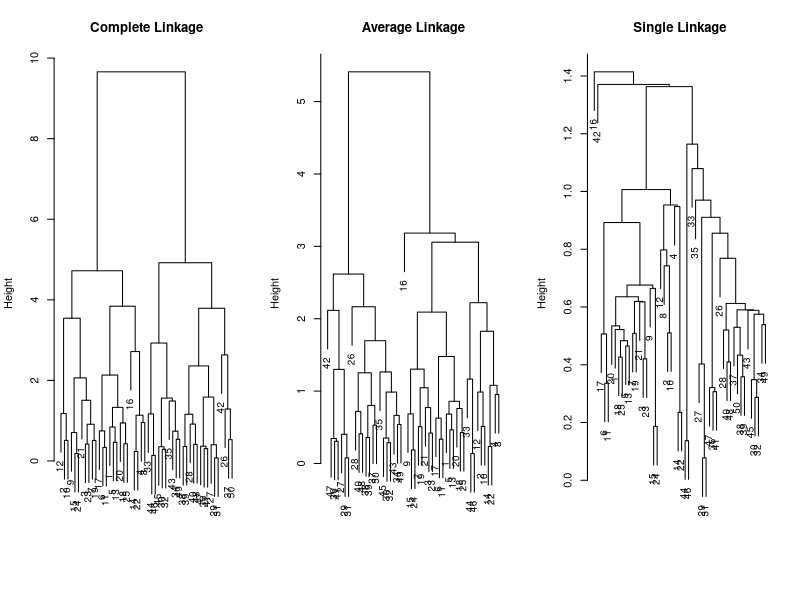

Source code (R):
rm(list=ls())

set.seed(2)
x = matrix(rnorm(50*2), ncol =2)
x[1:25, 1] = x[1:25, 1] + 3
x[1:25, 2] = x[1:25, 2] - 4

hc.complete = hclust(dist(x), method = "complete")
hc.average = hclust(dist(x), method = "average")
hc.single = hclust(dist(x), method = "single")

dev.new()
par(mfrow =c(1,3))
plot(hc.complete, main = " Complete Linkage ", xlab="", sub ="", cex =.9)
plot(hc.average, main = " Average Linkage ", xlab="", sub ="", cex =.9)
plot(hc.single, main= " Single Linkage ", xlab="", sub ="",  cex =.9)

N = 2  # the number of groups
cutree(hc.complete, N)
cutree(hc.average, N)
cutree(hc.single, N)




